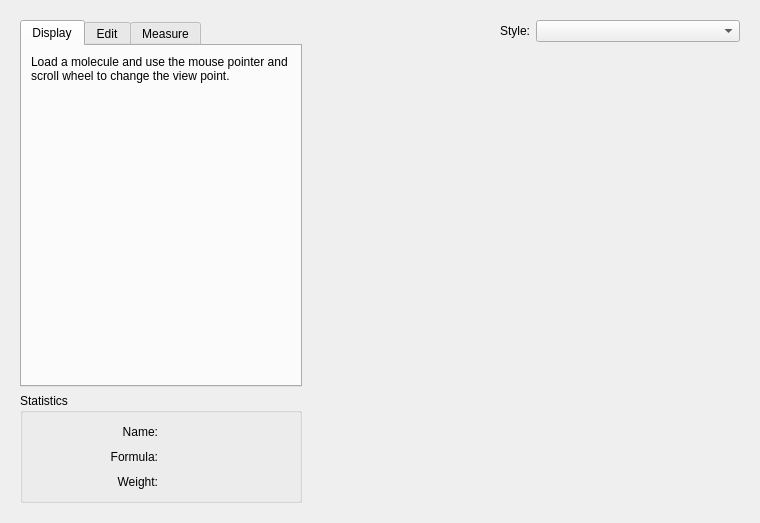
<?xml version="1.0" encoding="UTF-8"?>
<ui version="4.0">
 <class>moleculeViewerForm</class>
 <widget class="QWidget" name="moleculeViewerForm">
  <property name="geometry">
   <rect>
    <x>0</x>
    <y>0</y>
    <width>760</width>
    <height>523</height>
   </rect>
  </property>
  <property name="sizePolicy">
   <sizepolicy hsizetype="MinimumExpanding" vsizetype="Preferred">
    <horstretch>0</horstretch>
    <verstretch>0</verstretch>
   </sizepolicy>
  </property>
  <layout class="QGridLayout" name="gridLayout">
   <item row="0" column="1">
    <widget class="QWidget" name="widget_2" native="true">
     <layout class="QVBoxLayout" name="verticalLayout_6">
      <item>
       <layout class="QGridLayout" name="gridLayout_3">
        <item row="0" column="0">
         <widget class="QLabel" name="labelStyle">
          <property name="text">
           <string>Style:</string>
          </property>
          <property name="alignment">
           <set>Qt::AlignRight|Qt::AlignTrailing|Qt::AlignVCenter</set>
          </property>
          <property name="buddy">
           <cstring>styleCombo</cstring>
          </property>
         </widget>
        </item>
        <item row="0" column="1">
         <layout class="QHBoxLayout" name="horizontalLayout_5">
          <item>
           <widget class="QComboBox" name="styleCombo">
            <property name="minimumSize">
             <size>
              <width>160</width>
              <height>0</height>
             </size>
            </property>
           </widget>
          </item>
         </layout>
        </item>
       </layout>
      </item>
      <item>
       <widget class="KalziumGLWidget" name="glWidget" native="true">
        <property name="sizePolicy">
         <sizepolicy hsizetype="Expanding" vsizetype="Expanding">
          <horstretch>10</horstretch>
          <verstretch>10</verstretch>
         </sizepolicy>
        </property>
        <property name="minimumSize">
         <size>
          <width>240</width>
          <height>240</height>
         </size>
        </property>
        <property name="sizeIncrement">
         <size>
          <width>10</width>
          <height>10</height>
         </size>
        </property>
       </widget>
      </item>
     </layout>
    </widget>
   </item>
   <item row="0" column="0">
    <widget class="QWidget" name="widget" native="true">
     <property name="maximumSize">
      <size>
       <width>300</width>
       <height>16777215</height>
      </size>
     </property>
     <layout class="QVBoxLayout" name="verticalLayout_4">
      <item>
       <layout class="QVBoxLayout" name="verticalLayout_3">
        <item>
         <widget class="QTabWidget" name="tabWidget">
          <property name="currentIndex">
           <number>0</number>
          </property>
          <widget class="QWidget" name="display">
           <attribute name="title">
            <string>Display</string>
           </attribute>
           <layout class="QVBoxLayout" name="verticalLayout">
            <item>
             <widget class="QLabel" name="label">
              <property name="enabled">
               <bool>true</bool>
              </property>
              <property name="maximumSize">
               <size>
                <width>266</width>
                <height>16777215</height>
               </size>
              </property>
              <property name="text">
               <string>Load a molecule and use the mouse pointer and scroll wheel to change the view point.</string>
              </property>
              <property name="wordWrap">
               <bool>true</bool>
              </property>
             </widget>
            </item>
            <item>
             <spacer name="spacer">
              <property name="orientation">
               <enum>Qt::Vertical</enum>
              </property>
              <property name="sizeHint" stdset="0">
               <size>
                <width>148</width>
                <height>43</height>
               </size>
              </property>
             </spacer>
            </item>
           </layout>
          </widget>
          <widget class="QWidget" name="edit">
           <attribute name="title">
            <string>Edit</string>
           </attribute>
           <layout class="QVBoxLayout" name="verticalLayout_2">
            <item>
             <layout class="QVBoxLayout" name="editTabLayout">
<!--              <item>
               <widget class="QPushButton" name="optimizeButton">
                <property name="text">
                 <string>Optimize</string>
                </property>
               </widget>
              </item>-->
              <item>
               <spacer name="spacer_2">
                <property name="orientation">
                 <enum>Qt::Vertical</enum>
                </property>
                <property name="sizeHint" stdset="0">
                 <size>
                  <width>88</width>
                  <height>43</height>
                 </size>
                </property>
               </spacer>
              </item>
              <item>
               <widget class="QPushButton" name="clearDrawingButton">
                <property name="text">
                 <string>Clear drawing</string>
                </property>
               </widget>
              </item>
             </layout>
            </item>
           </layout>
          </widget>
          <widget class="QWidget" name="measure">
           <attribute name="title">
            <string>Measure</string>
           </attribute>
           <widget class="QLabel" name="label_10">
            <property name="geometry">
             <rect>
              <x>20</x>
              <y>20</y>
              <width>221</width>
              <height>141</height>
             </rect>
            </property>
            <property name="text">
             <string>Click on 2 atoms to measure a distance, on 3 atoms to measure an angle, on 4 atoms to measure a dihedral angle.</string>
            </property>
            <property name="alignment">
             <set>Qt::AlignLeading|Qt::AlignLeft|Qt::AlignTop</set>
            </property>
            <property name="wordWrap">
             <bool>true</bool>
            </property>
           </widget>
          </widget>
         </widget>
        </item>
       </layout>
      </item>
      <item>
       <widget class="QGroupBox" name="groupBox">
        <property name="sizePolicy">
         <sizepolicy hsizetype="MinimumExpanding" vsizetype="Fixed">
          <horstretch>0</horstretch>
          <verstretch>0</verstretch>
         </sizepolicy>
        </property>
        <property name="minimumSize">
         <size>
          <width>240</width>
          <height>110</height>
         </size>
        </property>
        <property name="title">
         <string>Statistics</string>
        </property>
        <layout class="QGridLayout">
         <item row="0" column="0">
          <layout class="QGridLayout">
           <item row="0" column="0">
            <widget class="QLabel" name="label_3">
             <property name="text">
              <string>Name:</string>
             </property>
             <property name="alignment">
              <set>Qt::AlignRight|Qt::AlignTrailing|Qt::AlignVCenter</set>
             </property>
            </widget>
           </item>
           <item row="0" column="1">
            <widget class="QLabel" name="nameLabel">
             <property name="text">
              <string/>
             </property>
            </widget>
           </item>
           <item row="1" column="0">
            <widget class="QLabel" name="label_7">
             <property name="text">
              <string>Formula:</string>
             </property>
             <property name="alignment">
              <set>Qt::AlignRight|Qt::AlignTrailing|Qt::AlignVCenter</set>
             </property>
            </widget>
           </item>
           <item row="1" column="1">
            <widget class="QLabel" name="formulaLabel">
             <property name="text">
              <string/>
             </property>
            </widget>
           </item>
           <item row="2" column="0">
            <widget class="QLabel" name="label_4">
             <property name="text">
              <string>Weight:</string>
             </property>
             <property name="alignment">
              <set>Qt::AlignRight|Qt::AlignTrailing|Qt::AlignVCenter</set>
             </property>
            </widget>
           </item>
           <item row="2" column="1">
            <widget class="QLabel" name="weightLabel">
             <property name="text">
              <string/>
             </property>
            </widget>
           </item>
          </layout>
         </item>
        </layout>
       </widget>
      </item>
     </layout>
    </widget>
   </item>
  </layout>
 </widget>
 <customwidgets>
  <customwidget>
   <class>KalziumGLWidget</class>
   <extends>QWidget</extends>
   <header>../../compoundviewer/kalziumglwidget.h</header>
   <container>1</container>
  </customwidget>
 </customwidgets>
 <tabstops>
  <tabstop>styleCombo</tabstop>
 </tabstops>
 <resources/>
 <connections/>
</ui>
